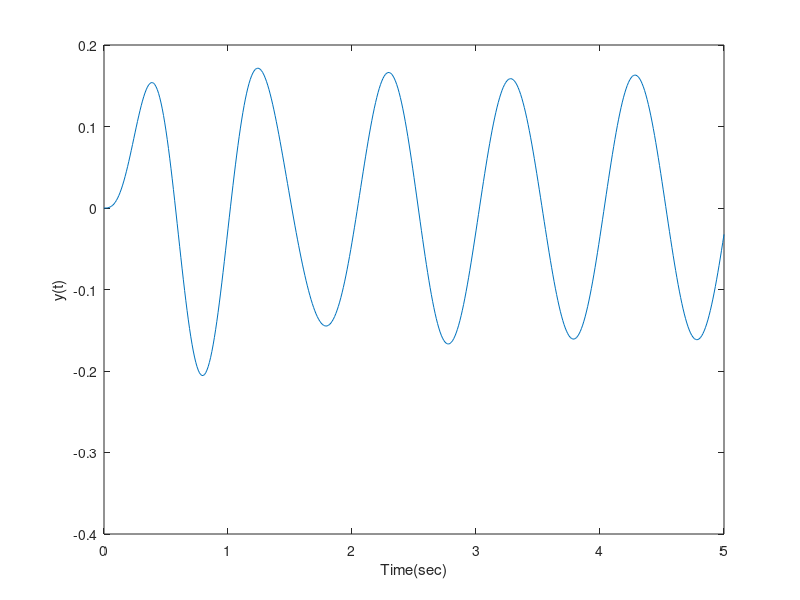

The MATLAB source for this figure:
ts = 0;
te = 5;
dt = 0.01;
sys = tf([1],[1,2,100]);
t = ts:dt:te;
f = 10*sin(2*pi*t);
y = lsim(sys,f,t);
plot(t,y);
xlabel('Time(sec)');
ylabel('y(t)');
